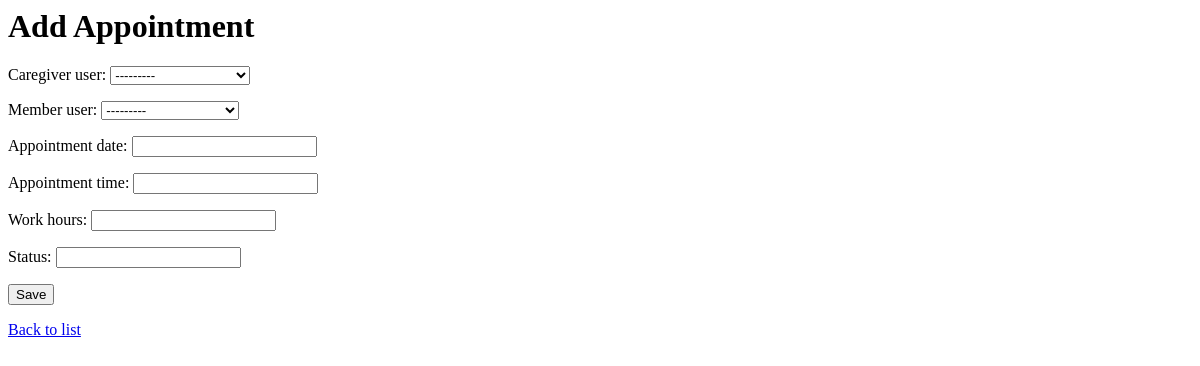
The page /appointments/add/ on the database as committed earlier.
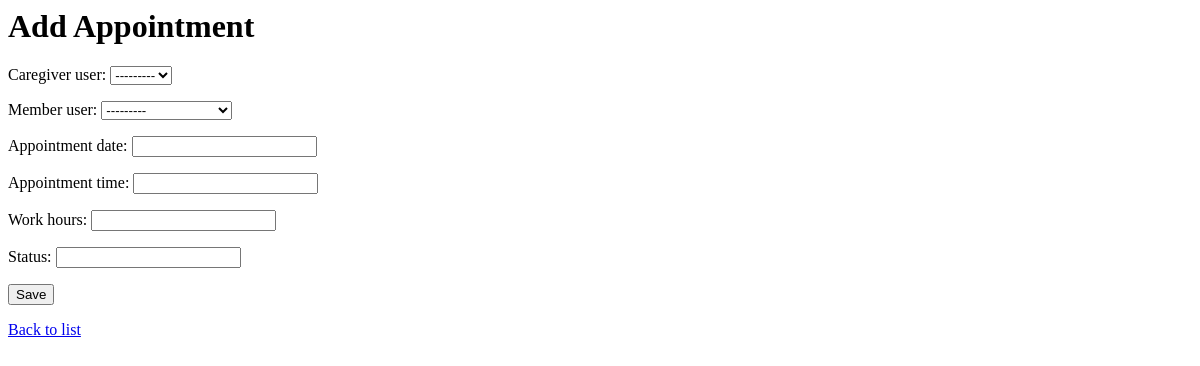
The same page on the database as committed later.
### app/models.py (models this page shows)
class Caregiver(models.Model):
    caregiver_user = models.OneToOneField('User', models.CASCADE, primary_key=True)
    photo = models.CharField(max_length=255, blank=True, null=True)
    gender = models.CharField(max_length=20, blank=True, null=True)
    caregiving_type = models.CharField(max_length=100)
    hourly_rate = models.FloatField()
    class Meta:
        db_table = 'CAREGIVER'

### app/views.py (the view)
# urls.py: path('appointments/add/', views.AppointmentCreateView.as_view(), name='appointment_add'),
class AppointmentCreateView(CreateView):
    model = Appointment
    form_class = AppointmentForm
    template_name = 'app/appointment_form.html'
    success_url = reverse_lazy('appointment_list')

### app/forms.py
class AppointmentForm(forms.ModelForm):
    class Meta:
        model = Appointment
        fields = '__all__'

### app/templates/app/appointment_form.html (shortened to what this page needs)
<h1>{% if object %}Edit{% else %}Add{% endif %} Appointment</h1>
<form method="post">
  {{ form.as_p }}
  <button type="submit">Save</button>
</form>
<a href="{% url 'appointment_list' %}">Back to list</a>

Rows that differ between the two databases and show on the page:
removed Caregiver: caregiver_user "---------"
Other text that changed with them:
form field caregiver_user: (not shown) → "---------"
